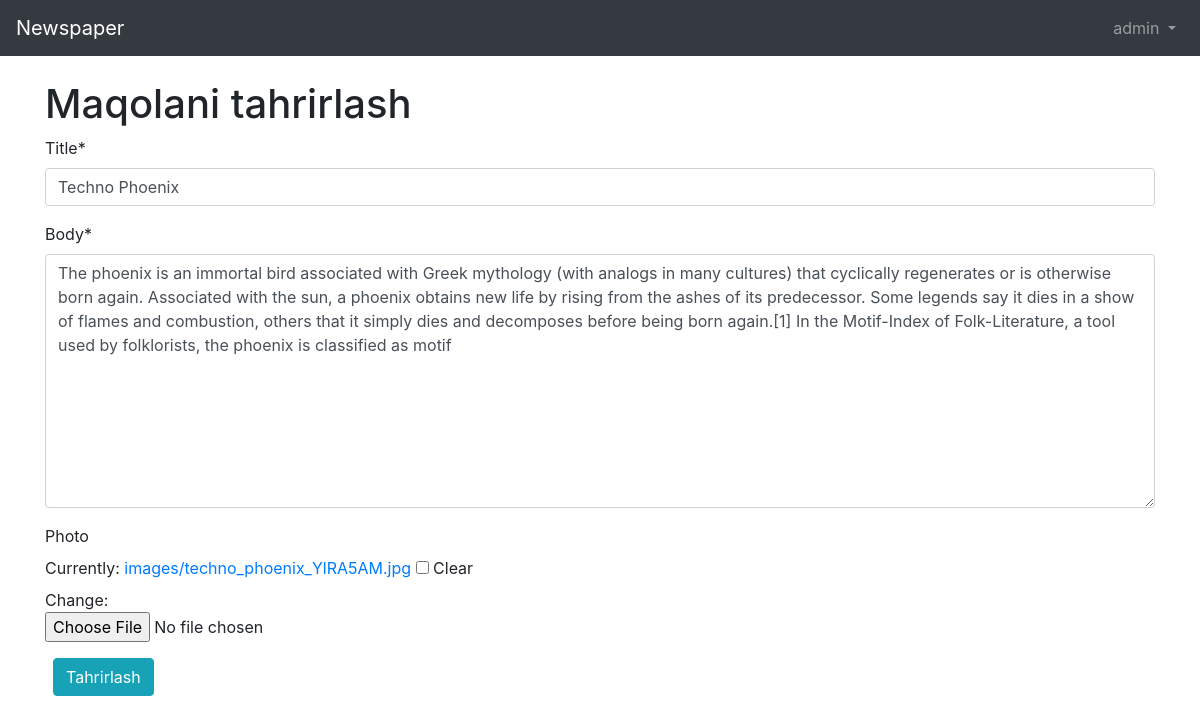
/articles/5/edit/ (signed in), run on the app's committed database.
### users/models.py (models this page shows)
class CustomUser(AbstractUser):
    age = models.PositiveIntegerField(null=True,blank=True)
    address =models.CharField(max_length=200)
    job = models.CharField(max_length=50)

### articles/models.py (models this page shows, shortened)
class Article(models.Model):
    title = models.CharField(max_length=255)
    body = models.TextField()
    photo = models.ImageField(upload_to='images/', blank=True)
    data = models.DateTimeField(auto_now_add=True)
    author = models.ForeignKey(
        get_user_model(),
        on_delete=models.CASCADE,
    )

### articles/views.py (the view)
# urls.py: path('<int:pk>/edit/', ArticleUpdateView.as_view(), name='article_edit'),
class ArticleUpdateView(LoginRequiredMixin, UserPassesTestMixin, UpdateView):
    model = Article
    fields = ('title', 'body', 'photo')
    template_name = 'article_edit.html'
    login_url = 'login'
    def test_func(self):
        obj=self.get_object()
        return obj.author==self.request.user

### templates/article_edit.html
{% extends 'base.html' %}
{% load crispy_forms_tags %}
{% block content %}
<h1>Maqolani tahrirlash</h1>
<form method="post" enctype="multipart/form-data">{% csrf_token %}
    {{ form|crispy }}
    <button type="submit" class="btn btn-info ml-2">Tahrirlash</button>
</form>
{% endblock content %}

### templates/base.html (shortened to what this page needs)
<!DOCTYPE html>
<html lang="en">
<head>
    <link rel="stylesheet" href="https://maxcdn.bootstrapcdn.com/bootstrap/4.0.0/css/bootstrap.min.css">
</head>
<body>
<nav class="navbar navbar-expand-md navbar-dark bg-dark mb-4">
<a class="navbar-brand" href="{% url 'home' %}">Newspaper</a>
<div class="collapse navbar-collapse" id="navbarCollapse">
{% if user.is_authenticated %}
<ul class="navbar-nav ml-auto">
<li class="nav-item">
<a class="nav-link dropdown-toggle" href="#" id="userMenu"
data-toggle="dropdown" aria-haspopup="true"
aria-expanded="false">
{{ user.username }}
</a>
</li>
</ul>
{% endif %}
</div>
</nav>
<div class="container">
{% block content %}
{% endblock content %}
</div>
</body>
</html>

### data on the page
CustomUser: username "admin"
Article: title "Techno Phoenix", body "The phoenix is an immortal bird associated with Greek mythology (with analogs in many cultures) that cyclically regenerates or is otherwise born again. Associated with the sun, a phoenix obtains new life by rising from the ashes of its predecessor. Some legends say it dies in a show of flames and combustion, others that it simply dies and decomposes before being born again.[1] In the Motif-Index of Folk-Literature, a tool used by folklorists, the phoenix is classified as motif"
